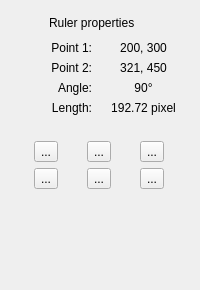
     <widget class="QWidget" name="ruler">
      <layout class="QGridLayout" name="gridLayout_3" columnstretch="0,1,0,0">
       <item row="0" column="0">
        <widget class="QLabel" name="label">
         <property name="minimumSize">
          <size>
           <width>32</width>
           <height>24</height>
          </size>
         </property>
         <property name="maximumSize">
          <size>
           <width>32</width>
           <height>24</height>
          </size>
         </property>
         <property name="text">
          <string/>
         </property>
         <property name="textFormat">
          <enum>Qt::PlainText</enum>
         </property>
         <property name="pixmap">
          <pixmap resource="../topino.qrc">:/ui/toolicons/ruler.png</pixmap>
         </property>
         <property name="scaledContents">
          <bool>false</bool>
         </property>
        </widget>
       </item>
       <item row="2" column="3">
        <widget class="QLabel" name="propRulerP2">
         <property name="sizePolicy">
          <sizepolicy hsizetype="Preferred" vsizetype="Preferred">
           <horstretch>5</horstretch>
           <verstretch>0</verstretch>
          </sizepolicy>
         </property>
         <property name="text">
          <string>321, 450</string>
         </property>
         <property name="alignment">
          <set>Qt::AlignCenter</set>
         </property>
        </widget>
       </item>
       <item row="7" column="0" colspan="4">
        <layout class="QGridLayout" name="gridLayout_6">
         <item row="0" column="0">
          <widget class="QToolButton" name="toolSnapRulerToCorner">
           <property name="toolTip">
            <string>Snap to corner</string>
           </property>
           <property name="statusTip">
            <string>Snap the ruler point(s) to nearby corners on the image</string>
           </property>
           <property name="text">
            <string>...</string>
           </property>
           <property name="icon">
            <iconset resource="../topino.qrc">
             <normaloff>:/ui/toolicons/ruler_snapto_image.png</normaloff>:/ui/toolicons/ruler_snapto_image.png</iconset>
           </property>
           <property name="iconSize">
            <size>
             <width>64</width>
             <height>32</height>
            </size>
           </property>
          </widget>
         </item>
         <item row="0" column="1">
          <widget class="QToolButton" name="toolSnapRulerToInlet">
           <property name="toolTip">
            <string>Snap to inlet</string>
           </property>
           <property name="statusTip">
            <string>Snaps a nerby endpoint to the main inlet</string>
           </property>
           <property name="text">
            <string>...</string>
           </property>
           <property name="icon">
            <iconset resource="../topino.qrc">
             <normaloff>:/ui/toolicons/ruler_snapto_inlet.png</normaloff>:/ui/toolicons/ruler_snapto_inlet.png</iconset>
           </property>
           <property name="iconSize">
            <size>
             <width>64</width>
             <height>32</height>
            </size>
           </property>
          </widget>
         </item>
         <item row="1" column="1">
          <widget class="QToolButton" name="toolLeftBoundaryFromRuler">
           <property name="toolTip">
            <string>Use as min boundary</string>
           </property>
           <property name="statusTip">
            <string>Uses the angle of this ruler as boundary (counterclockwise) for the main inlet</string>
           </property>
           <property name="text">
            <string>...</string>
           </property>
           <property name="icon">
            <iconset resource="../topino.qrc">
             <normaloff>:/ui/toolicons/ruler_leftboundary.png</normaloff>:/ui/toolicons/ruler_leftboundary.png</iconset>
           </property>
           <property name="iconSize">
            <size>
             <width>64</width>
             <height>32</height>
            </size>
           </property>
          </widget>
         </item>
         <item row="1" column="0">
          <widget class="QToolButton" name="toolRefAngleFromRuler">
           <property name="toolTip">
            <string>Use as reference angle</string>
           </property>
           <property name="statusTip">
            <string>Uses the angle of this ruler as a reference angle for the main inlet</string>
           </property>
           <property name="text">
            <string>...</string>
           </property>
           <property name="icon">
            <iconset resource="../topino.qrc">
             <normaloff>:/ui/toolicons/ruler_refangle.png</normaloff>:/ui/toolicons/ruler_refangle.png</iconset>
           </property>
           <property name="iconSize">
            <size>
             <width>64</width>
             <height>32</height>
            </size>
           </property>
          </widget>
         </item>
         <item row="1" column="2">
          <widget class="QToolButton" name="toolRightBoundaryFromRuler">
           <property name="toolTip">
            <string>Use as max boundary</string>
           </property>
           <property name="statusTip">
            <string>Uses the angle of this ruler as boundary (clockwise) for the main inlet</string>
           </property>
           <property name="text">
            <string>...</string>
           </property>
           <property name="icon">
            <iconset resource="../topino.qrc">
             <normaloff>:/ui/toolicons/ruler_rightboundary.png</normaloff>:/ui/toolicons/ruler_rightboundary.png</iconset>
           </property>
           <property name="iconSize">
            <size>
             <width>64</width>
             <height>32</height>
            </size>
           </property>
          </widget>
         </item>
         <item row="0" column="2">
          <widget class="QToolButton" name="toolMaxRadiusToRuler">
           <property name="toolTip">
            <string>Extend inlet to ruler</string>
           </property>
           <property name="statusTip">
            <string>Extend the outer radius of the inlet up to the ruler</string>
           </property>
           <property name="text">
            <string>...</string>
           </property>
           <property name="icon">
            <iconset resource="../topino.qrc">
             <normaloff>:/ui/toolicons/ruler_maxradius.png</normaloff>:/ui/toolicons/ruler_maxradius.png</iconset>
           </property>
           <property name="iconSize">
            <size>
             <width>64</width>
             <height>32</height>
            </size>
           </property>
          </widget>
         </item>
        </layout>
       </item>
       <item row="1" column="3">
        <widget class="QLabel" name="propRulerP1">
         <property name="sizePolicy">
          <sizepolicy hsizetype="Preferred" vsizetype="Preferred">
           <horstretch>5</horstretch>
           <verstretch>0</verstretch>
          </sizepolicy>
         </property>
         <property name="text">
          <string>200, 300</string>
         </property>
         <property name="alignment">
          <set>Qt::AlignCenter</set>
         </property>
        </widget>
       </item>
       <item row="0" column="1" colspan="3">
        <widget class="QLabel" name="label_7">
         <property name="text">
          <string>Ruler properties</string>
         </property>
        </widget>
       </item>
       <item row="8" column="0" colspan="4">
        <spacer name="verticalSpacer_3">
         <property name="orientation">
          <enum>Qt::Vertical</enum>
         </property>
         <property name="sizeHint" stdset="0">
          <size>
           <width>20</width>
           <height>90</height>
          </size>
         </property>
        </spacer>
       </item>
       <item row="1" column="0" colspan="3">
        <widget class="QLabel" name="label_3">
         <property name="sizePolicy">
          <sizepolicy hsizetype="Preferred" vsizetype="Preferred">
           <horstretch>1</horstretch>
           <verstretch>0</verstretch>
          </sizepolicy>
         </property>
         <property name="text">
          <string>Point 1:</string>
         </property>
         <property name="alignment">
          <set>Qt::AlignRight|Qt::AlignTrailing|Qt::AlignVCenter</set>
         </property>
        </widget>
       </item>
       <item row="5" column="3">
        <widget class="QLabel" name="propRulerLength">
         <property name="text">
          <string>192.72 pixel</string>
         </property>
         <property name="alignment">
          <set>Qt::AlignCenter</set>
         </property>
        </widget>
       </item>
       <item row="5" column="0" colspan="3">
        <widget class="QLabel" name="label_8">
         <property name="text">
          <string>Length:</string>
         </property>
         <property name="alignment">
          <set>Qt::AlignRight|Qt::AlignTrailing|Qt::AlignVCenter</set>
         </property>
        </widget>
       </item>
       <item row="6" column="0" colspan="4">
        <spacer name="verticalSpacer_7">
         <property name="orientation">
          <enum>Qt::Vertical</enum>
         </property>
         <property name="sizeHint" stdset="0">
          <size>
           <width>20</width>
           <height>20</height>
          </size>
         </property>
        </spacer>
       </item>
       <item row="2" column="0" colspan="3">
        <widget class="QLabel" name="label_9">
         <property name="text">
          <string>Point 2:</string>
         </property>
         <property name="alignment">
          <set>Qt::AlignRight|Qt::AlignTrailing|Qt::AlignVCenter</set>
         </property>
        </widget>
       </item>
       <item row="4" column="0" colspan="3">
        <widget class="QLabel" name="label_27">
         <property name="text">
          <string>Angle:</string>
         </property>
         <property name="alignment">
          <set>Qt::AlignRight|Qt::AlignTrailing|Qt::AlignVCenter</set>
         </property>
        </widget>
       </item>
       <item row="4" column="3">
        <widget class="QLabel" name="propRulerAngle">
         <property name="sizePolicy">
          <sizepolicy hsizetype="Preferred" vsizetype="Preferred">
           <horstretch>5</horstretch>
           <verstretch>0</verstretch>
          </sizepolicy>
         </property>
         <property name="text">
          <string>90°</string>
         </property>
         <property name="alignment">
          <set>Qt::AlignCenter</set>
         </property>
        </widget>
       </item>
      </layout>
      <zorder>propRulerP2</zorder>
      <zorder>propRulerP1</zorder>
      <zorder>label_8</zorder>
      <zorder>label_3</zorder>
      <zorder>label</zorder>
      <zorder>propRulerLength</zorder>
      <zorder>label_9</zorder>
      <zorder>label_7</zorder>
      <zorder>label_27</zorder>
      <zorder>propRulerAngle</zorder>
     </widget>
